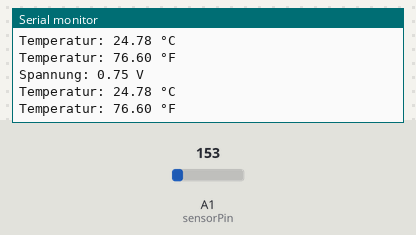
A sketch run on a simulated Arduino Uno, built with avr-gcc and run on an emulated ATmega328P. On the bench: the last lines printed to the serial monitor. Inputs (shaded band) come from the test bench; at power-on: A1 (sensorPin) = 153.

Above: at 1.8 s.
1.9 s: A1 (sensorPin) set to 165
At 2.8 s:
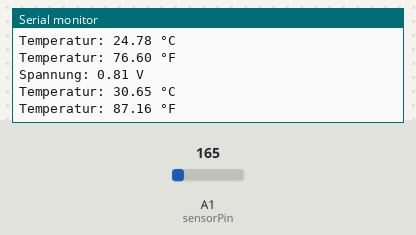
3.4 s: A1 (sensorPin) set to 175
At 4.8 s:
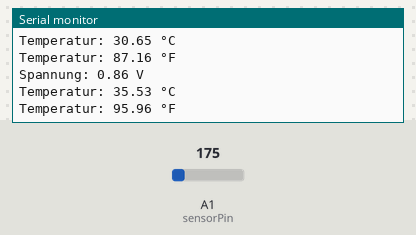
Timing chart, 0 to 6.4 s (numbered marks = the images above; inputs shaded):
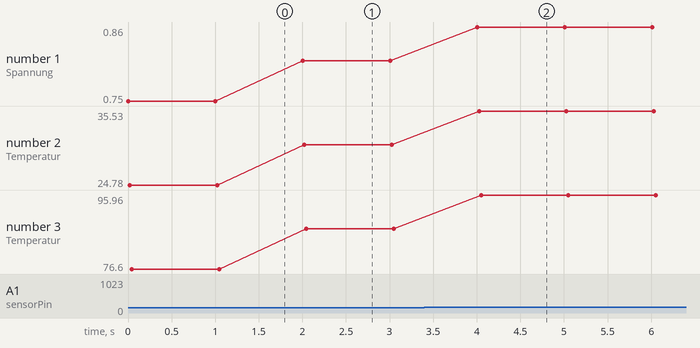

The sketch:

sketch_dec10a.ino
```cpp
const int sensorPin = A1; // TMP36-Sensor an A0
const float voltageReference = 5.0; // Versorgungsspannung (5V oder 3.3V)

void setup() {
  Serial.begin(9600); // Startet die serielle Kommunikation
}

void loop() {
  // Analogen Wert vom TMP36 auslesen
  int sensorValue = analogRead(sensorPin);

  // Spannung berechnen
  float voltage = sensorValue * (voltageReference / 1023.0);

  // Temperatur in Celsius berechnen
  float temperatureC = (voltage - 0.5) * 100;

  // Temperatur in Fahrenheit berechnen (optional)
  float temperatureF = (temperatureC * 9.0 / 5.0) + 32.0;

  // Ergebnisse ausgeben
  Serial.print("Spannung: ");
  Serial.print(voltage);
  Serial.println(" V");

  Serial.print("Temperatur: ");
  Serial.print(temperatureC);
  Serial.println(" °C");

  Serial.print("Temperatur: ");
  Serial.print(temperatureF);
  Serial.println(" °F");

  delay(1000); // 1 Sekunde Pause
}
```

Measured:
- after the input at 1.9 s, the serial monitor: prints a new line after 0.10 s (image 1)
- after the input at 3.4 s, the serial monitor: prints a new line after 0.61 s (image 2)
- plotted number 1: 0.75 → 0.81 after the input at 1.9 s, 0.81 → 0.86 after the input at 3.4 s
- plotted number 2: 24.78 → 30.65 after the input at 1.9 s, 30.65 → 35.53 after the input at 3.4 s
- plotted number 3: 76.6 → 87.16 after the input at 1.9 s, 87.16 → 95.96 after the input at 3.4 s
